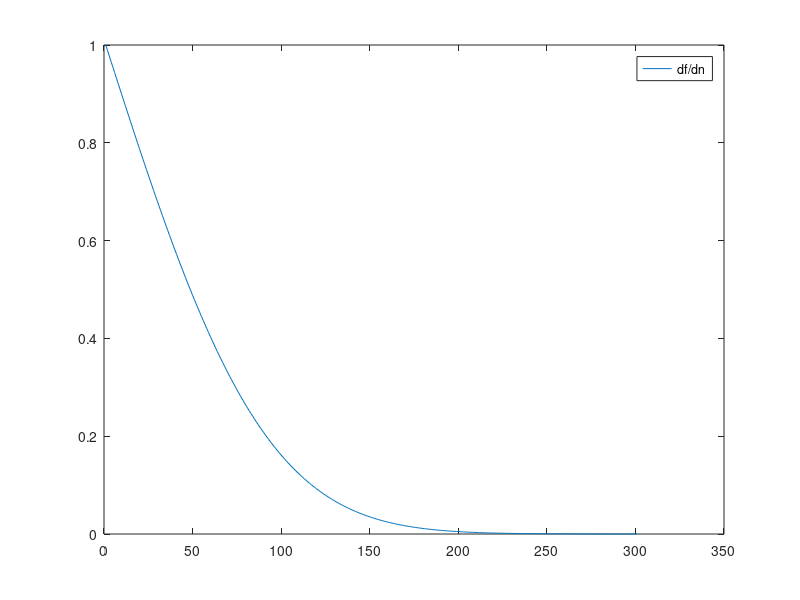

MATLAB code to generate this figure:
function out = Spr15plateyy
    %nt for eta
    nf = 3; % final integration point for eta
    step = .01; % interval for numerica this is a .m file for numerically integrating a simplified form of the
    % N-S equations for a moving plate using the semi-infinite approximation
    % Notation: n is eta, a is a vector containing the functions g and f
    % Students must replace ************ with suitable values/expressions
    ni = 0; % first integration poil solution of ode system
    dn = step;
    nspan = ni:dn:nf;
    options=odeset('AbsTol',1E-10,'RelTol',1E-4,'maxstep',step); % specify ode solution parameters
  
        a0 = zeros(2,1); 
        a0(1) = -1.119; % specify g(0)  [-1.2 to -1.1]
        a0(2) = 1; % specify f(0) 
        % integration
        [n,a]=ode45(@plate,nspan,a0,options);
        out = [n,a];
       % plot(n,a);
        
       % hold on
        ferf = erfc(n);
        plot(ferf)
        %hold off
        
        legend('df/dn','f');
        %%%%%%%%%%%%%%%%%%%%%%%%%%%%%%%%%%%%%%%%%%%%%%%%%%%%%%%%%%%%%%%%%%
        % description of derivatives

            function dadn=plate(n, b)
                           
                 dadn= b;  % setting up vector containing derivatives

                 dadn(1) = (-2*n*b(1)); %  specify dg/dn
                 dadn(2) = b(1); %  specify df/dn
                       
            end
       
        end
           
        
        
       